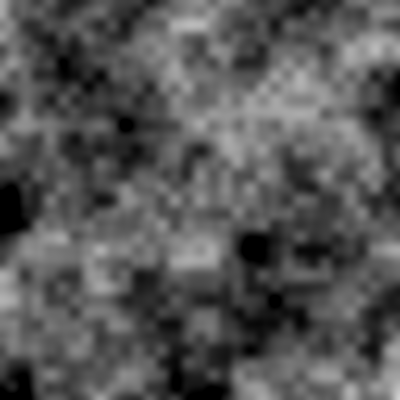
Frame 1 (no input)
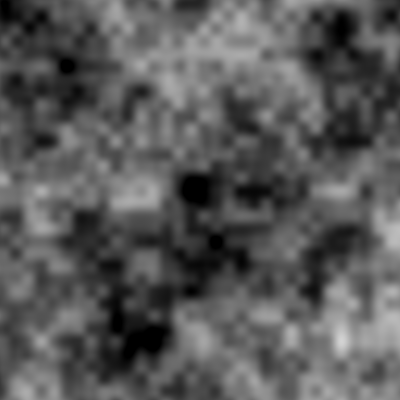
Frame 60 (no input)
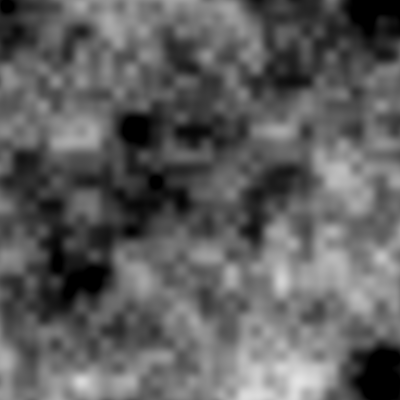
Frame 120 (the mouse pressed at the canvas centre since frame 60)

The p5.js sketch that drew these frames (run headless with seeded random() and noise() and a simulated clock; from frame 60 on, the mouse is pressed at the canvas centre):

// p5.js sketch
// ── sketch.js
function setup() {
  createCanvas(400, 400);
  pixelDensity(1);
  
  noiseDetail(4, 0.8);
  
}

const INC = 0.01;
let start = 0
function draw() {
  background(51);
  loadPixels();

  let yoff = start;
  
  for (let y = 0; y < height; y++) {
    let xoff = start;
    for (let x = 0; x < width; x++) {
      const i = (x + y * width) * 4;
      const r = noise(xoff, yoff) * 255 - 100;    
      pixels[i] = r;
      pixels[i + 1] = r;
      pixels[i + 2] = r;
      pixels[i + 3] = 255;
      xoff += INC;
    }
    yoff += INC;
  }
  
  start += INC;
  updatePixels();

  
}
